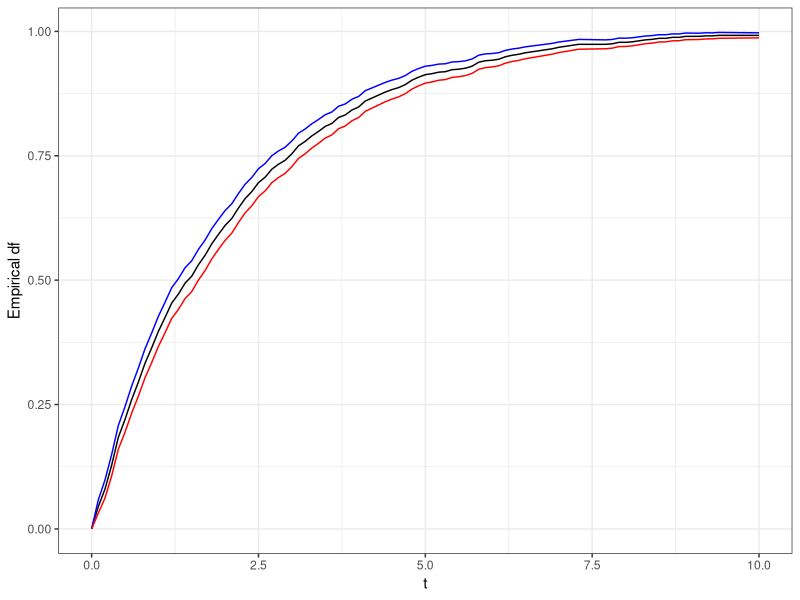
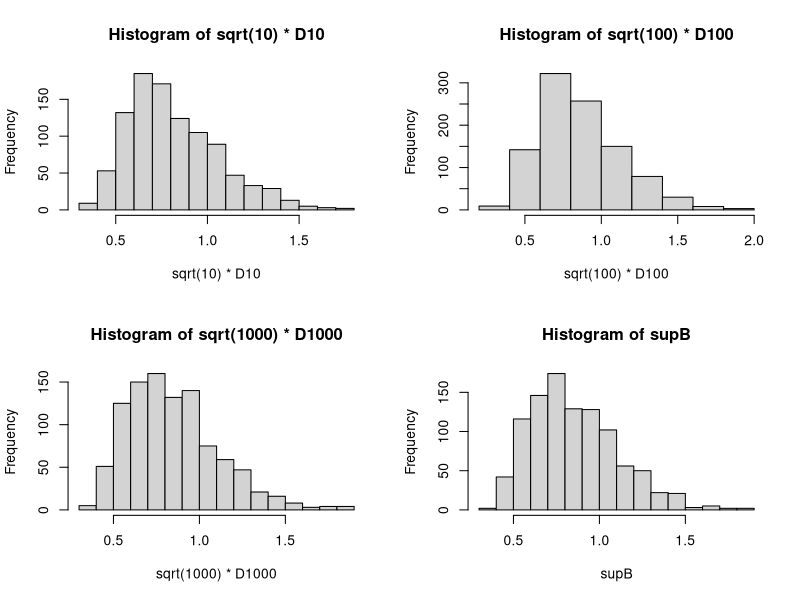
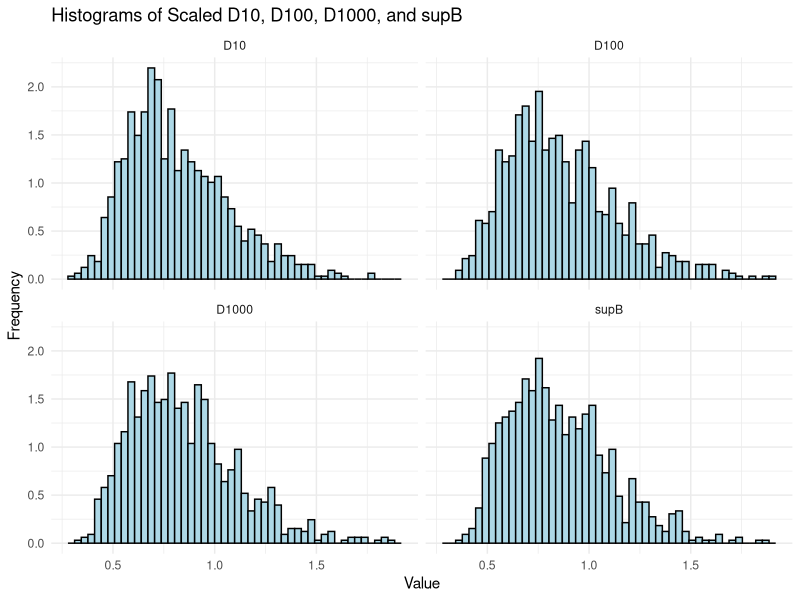

Recreate these plots in R, in order.
# Solutions for week 3 in StatIns

## Practical Exercise 3

## (a)

library(tidyverse)

df <- function(z) {
  1 - exp(-z/2)
}

emp_df <- function(z) {
  length(Z[Z <= z])/length(Z)
}

set.seed(2026)
n <- 1000             # adjust sample size here
Z <- rexp(n, 1/2)

upper_bound <- function(z) {
  emp_df(z) + qnorm(0.975) * sqrt(df(z)*(1 - df(z)))/sqrt(n)
}

lower_bound <- function(z) {
  emp_df(z) - qnorm(0.975) * sqrt(df(z)*(1 - df(z)))/sqrt(n)
}

ggplot() +
  geom_function(fun = Vectorize(emp_df), xlim = c(0, 10)) +
  geom_function(fun = Vectorize(upper_bound), colour = "blue", xlim = c(0, 10)) +
  geom_function(fun = Vectorize(lower_bound), colour = "red", xlim = c(0, 10)) +
  theme_bw() + xlab("t") + ylab("Empirical df")

## (b)

install.packages("e1071")
library(e1071)
set.seed(2026)

# setting up values
n_seq  <- c(10, 100, 1000)
z_seq  <- seq(0.01, 10, length.out = 1000)
lambda <- 0.5

D10   <- rep(NA,1000)
D100  <- rep(NA,1000)
D1000 <- rep(NA,1000)
supB  <- rep(NA,1000)

F_z <- pexp(z_seq,rate=lambda)
# creating loop to obtain 1000 (it says 100 in the exercise, but we do 1000 instead) realizations of D_n
for (i in 1:1000){
  # cimulating the random variables
  X10   <- rexp(n_seq[1], rate=lambda)
  X100  <- rexp(n_seq[2], rate=lambda)
  X1000 <- rexp(n_seq[3], rate=lambda)
  
  # calculating the empirical distribution function
  F10   <- ecdf(X10)
  F100  <- ecdf(X100)
  F1000 <- ecdf(X1000)
  
  # calculating D_n
  D10[i]   <- max(abs(F10(z_seq)   - F_z))
  D100[i]  <- max(abs(F100(z_seq)  - F_z))
  D1000[i] <- max(abs(F1000(z_seq) - F_z))
  
  # calculating sup |B(t)|
  Br_bridge <- rbridge(end = 1, frequency = 1000) # simulating a brownian bridge
  supB[i]   <- max(abs(Br_bridge))
}
#-----------------Plotting with base R-----------------

par(mfrow=(c(2 , 2))) # plot in a 2x2 grid
hist(sqrt(10)   * D10)
hist(sqrt(100)  * D100)
hist(sqrt(1000) * D1000)
hist(supB)

#-----------------Plotting with ggplot-----------------
library(tidyverse)
data <- data.frame(
  Value = c(sqrt(10)   * D10, 
            sqrt(100)  * D100, 
            sqrt(1000) * D1000, 
            supB),
  Group = factor(rep(c("D10", "D100", "D1000", "supB"),
                     times = c(length(D10), length(D100), length(D1000), length(supB))))
)

# plot histograms using ggplot2 with facets
ggplot(data, aes(x = Value)) +
  geom_histogram( bins = 50, fill = "lightblue", color = "black", aes(y = ..density..)) + 
  facet_wrap(~ Group, ncol = 2) +  # Create a 2x2 grid of histograms
  labs(title = "Histograms of Scaled D10, D100, D1000, and supB",
       x = "Value", y = "Frequency") +
  theme_minimal()
